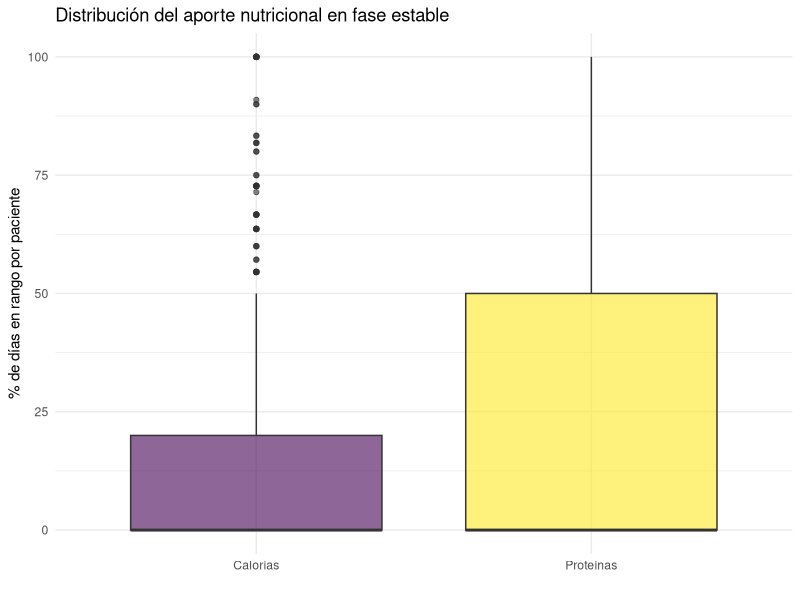
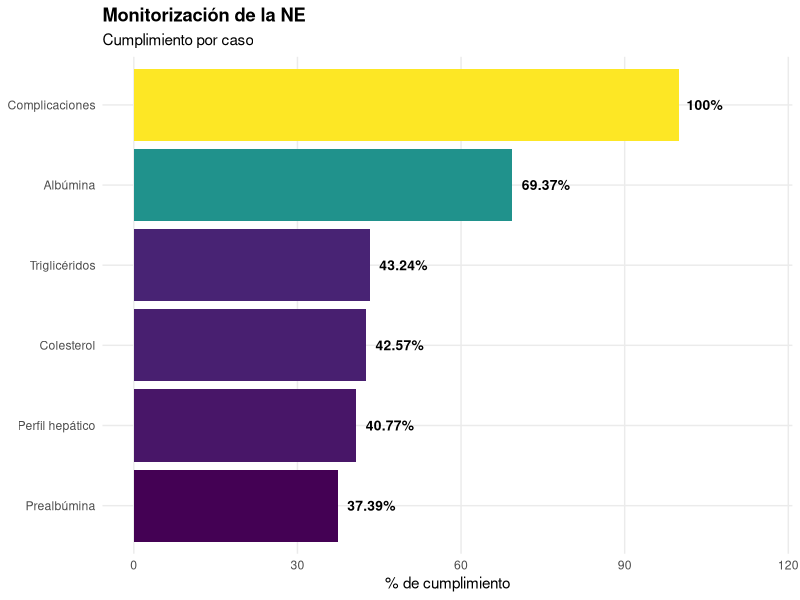

R code for these plots, in order:
## ---- chunk 1
require(knitr)

opts_chunk$set(echo = FALSE,
               warning = FALSE,
               message = FALSE,
               comment = "", 
               cache = TRUE,
               tidy = TRUE,
               prompt = FALSE,
               tidy.opts = list(width.cutoff = 72),
               fig.width = 7,
               fig.height = 6)

options(width = 75)

Sys.setlocale("LC_TIME", "C")
## ---- chunk 2
# ---- Instalación de paquetes ----
if (!require("haven")) {
  install.packages("haven")
}

library(haven)
library(dplyr)
library(lubridate)
library(knitr)
library(tidyr)
library(ggplot2)
library(viridis)


# ---- Preparación de los datos ----

# Carga de datos
datos <- read_sav("ENPIC_BMI_525.sav")

# Valores faltantes
datos <- datos %>% filter(!is.na(FINICNE2) | !is.na(FINICNPT2))

# Corrección de errores
datos$FINICNPT2[datos$IDICOMEP == 4007] <- 
  datos$FINICNPT2[datos$IDICOMEP == 4007] - lubridate::years(90)

datos$TIPO_SN_Grupo[datos$IDICOMEP == 34006] <- 3
datos$TIPO_SN_Grupo[datos$IDICOMEP == 34007] <- 3
## ---- chunk 3
# ---- I1. Identificación de enfermos en riesgo nutricional ----

resumen_i1 <- datos %>%
  # 1. Filtrado de pacientes con estancia > 48 h
  filter(DIASUCI >= 2) %>% # Todos
  
  # 2. Cálculo del porcentaje y los IC
  summarise(
    Indicador = "1. Riesgo nutricional",
    Numerador = sum(!is.na(NUTRIC_Score)),
    Denominador = n(),
    `Resultado (%)` = round((Numerador / Denominador) * 100, 2),
    `IC 95% (inf – sup)` = 
      sprintf("(%.2f – %.2f)", 
              prop.test(Numerador, Denominador)$conf.int[1] * 100, 
              prop.test(Numerador, Denominador)$conf.int[2] * 100),
    Estándar = "100%"
  )
## ---- chunk 4
# ---- I2. Valoración del estado nutricional ----

resumen_i2 <- datos %>%
  # 1. Filtrado de pacientes con riesgo nutricional (NUTRIC Score > 5)
  filter(NUTRIC_Score >= 5) %>%
  
  # 2. Cálculo del porcentaje y los IC
  summarise(
    Indicador = "2. Estado nutricional",
    Numerador = sum(!is.na(VGSING2)),
    Denominador = n(),
    `Resultado (%)` = round((Numerador / Denominador) * 100, 2),
    `IC 95% (inf – sup)` = 
      sprintf("(%.2f – %.2f)", 
              prop.test(Numerador, Denominador)$conf.int[1] * 100, 
              prop.test(Numerador, Denominador)$conf.int[2] * 100),
    Estándar = "100%"
  )
## ---- chunk 5
# ---- I4. Adecuación del aporte calórico y proteico ----

# Cálculos adicionales
datos <- datos %>%
  mutate(
    # 1. Cálculo del peso ideal y del peso ajustado
    Peso_ideal = 25 * (TALLA^2),
    Peso_ajustado = (PESOACT - Peso_ideal) * 0.33 + Peso_ideal,
    
    # 2. Peso a utilizar según IMC
    Peso_calculo = if_else(BMI < 30, PESOACT, Peso_ajustado),
    
    # 3. Media del aporte calórico los 3 primeros días
    Media_cal_aguda = 
      rowMeans(pick(num_range("CALORIA", 1:3)), na.rm = TRUE) / Peso_calculo,
    
    # 4. Media del aporte calórico a partir del 4º día
    Media_cal_estable = 
      rowMeans(pick(num_range("CALORIA", 4:14)), na.rm = TRUE) / Peso_calculo,
    
    # 3. Media del aporte proteico los 3 primeros días
    Media_prot_aguda = 
      rowMeans(pick(num_range("PROT", 1:3)), na.rm = TRUE) / Peso_calculo,
    
    # 4. Media del aporte proteico a partir del 4º día
    Media_prot_estable = 
      rowMeans(pick(num_range("PROT", 4:14)), na.rm = TRUE) / Peso_calculo
  )

# Aporte calórico
resumen_i4_cal <- datos %>%
  # 1. Filtrado de pacientes con datos en fase estable
  filter(!is.na(Media_cal_estable)) %>%
  
  # 2. Cálculo del porcentaje y los IC
  summarise(
    Indicador = "4a. Aporte calórico",
    Numerador = sum(Media_cal_estable >= 25 & Media_cal_estable <= 30, 
                    na.rm = TRUE),
    Denominador = n(),
    `Resultado (%)` = round((Numerador / Denominador) * 100, 2),
    `IC 95% (inf – sup)` = 
      sprintf("(%.2f – %.2f)", 
              prop.test(Numerador, Denominador)$conf.int[1] * 100, 
              prop.test(Numerador, Denominador)$conf.int[2] * 100),
    Estándar = ">80%"
  )

# Aporte proteico
resumen_i4_prot <- datos %>%
  # 1. Filtrado de pacientes con datos en fase estable
  filter(!is.na(Media_prot_estable)) %>%
  
  # 2. Cálculo del porcentaje y los IC
  summarise(
    Indicador = "4b. Aporte proteico",
    Numerador = sum(Media_prot_estable >= 1.3, na.rm = TRUE),
    Denominador = n(),
    `Resultado (%)` = round((Numerador / Denominador) * 100, 2),
    `IC 95% (inf – sup)` = 
      sprintf("(%.2f – %.2f)", 
              prop.test(Numerador, Denominador, p = 0.8)$conf.int[1] * 100, 
              prop.test(Numerador, Denominador, p = 0.8)$conf.int[2] * 100),
    Estándar = ">80%"
  )

resumen_i4 <- bind_rows(resumen_i4_cal, resumen_i4_prot)
rm(resumen_i4_cal, resumen_i4_prot)
## ---- chunk 6
# Análisis del error en el aporte calórico
error_cal <- datos %>%
  # 1. Filtrado de pacientes con datos en fase estable
  filter(!is.na(Media_cal_estable)) %>%
  
  # 2. Casos de error
  mutate(
    Categoria_cal = case_when(
      Media_cal_estable < 25 ~ "Hiponutrición",
      Media_cal_estable >= 25 & Media_cal_estable <= 30 ~ "Aporte adecuado",
      Media_cal_estable > 30 ~ "Hipernutrición"
    )
  ) %>%
  
  # 3. Resumen
  group_by(Categoria_cal) %>%
  summarise(
    Total_grupo = n(),
    Porcentaje = round(
      (Total_grupo / nrow(filter(datos, !is.na(Media_cal_estable)))) * 100, 2
    )
  )

kable(error_cal)
## ---- chunk 7
# Días dentro del rango objetivo (calorías)
datos <- datos %>%
  rowwise %>%
  mutate(
    # Días con datos (no NA)
    n_dias_cal = sum(!is.na(c_across(CALORIA4:CALORIA14))),
    
    # Días dentro del rango
    n_dias_rango_cal = sum(
      (c_across(CALORIA4:CALORIA14) / Peso_calculo) >= 25 &
        (c_across(CALORIA4:CALORIA14) / Peso_calculo) <= 30,
      na.rm = TRUE
    ),
    
    # Porcentaje de cumplimiento
    cumplimiento_cal = if_else(n_dias_cal > 0,
                           (n_dias_rango_cal / n_dias_cal) * 100,
                           NA_real_)
  ) %>%
  ungroup()

# Días dentro del rango objetivo (proteínas)
datos <- datos %>% 
  rowwise %>%
  mutate(
    # Días con datos (no NA)
    n_dias_prot = sum(!is.na(c_across(PROT4:PROT14))),
    
    # Días dentro del rango
    n_dias_rango_prot = sum(
      (c_across(PROT4:PROT14) / Peso_calculo) >= 1.3,
      na.rm = TRUE
    ),
    
    # Porcentaje de cumplimiento
    cumplimiento_prot = if_else(n_dias_prot > 0,
                           (n_dias_rango_prot / n_dias_prot) * 100,
                           NA_real_)
  ) %>%
  ungroup()

# Boxplot
datos_boxplot <- datos %>%
  select(cumplimiento_cal, cumplimiento_prot) %>%
  pivot_longer(cols = everything(),
               names_to = "Indicador",
               values_to = "Porcentaje") %>%
  mutate(Indicador = recode(Indicador,
                            "cumplimiento_cal" = "Calorías",
                            "cumplimiento_prot" = "Proteínas")) %>%
  filter(!is.na(Porcentaje))

ggplot(datos_boxplot, aes(x = Indicador, y = Porcentaje, fill = Indicador)) +
  geom_boxplot(alpha = 0.6) +
  scale_fill_viridis_d(option = "viridis") +
  labs(title = "Distribución del aporte nutricional en fase estable",
       y = "% de días en rango por paciente",
       x = "") +
  theme_minimal() +
  theme(legend.position = "none")
## ---- chunk 8
# ---- I6. Nutrición enteral precoz ----

resumen_i6 <- datos %>%
  # 1. Filtrado de pacientes con NE o NE-NPT e indicación de NE
  filter(TIPO_SN_Grupo %in% c(1, 3), !is.na(INDICA_NE)) %>%
  
  # 2. Cálculo del porcentaje y los IC
  summarise(
    Indicador = "6. NE precoz",
    Numerador = sum(SN_Menos48h == 1),
    Denominador = n(),
    `Resultado (%)` = round((Numerador / Denominador) * 100, 2),
    `IC 95% (inf – sup)` = 
      sprintf("(%.2f – %.2f)", 
              prop.test(Numerador, Denominador)$conf.int[1] * 100, 
              prop.test(Numerador, Denominador)$conf.int[2] * 100),
    Estándar = "100%"
  )
## ---- chunk 9
# ---- I7. Uso adecuado de NPT ----

resumen_i7 <- datos %>%
  # 1. Filtrado de pacientes que reciben NPT
  filter(!is.na(FINICNPT2)) %>%
  
  # 2. Cálculo del porcentaje y los IC
  summarise(
    Indicador = "7. NPT adecuada",
    Numerador = sum(!is.na(INDICA_NTP) | !is.na(INDICA_NTP_PocoAporte)),
    Denominador = n(),
    `Resultado (%)` = round((Numerador / Denominador) * 100, 2),
    `IC 95% (inf – sup)` = 
      sprintf("(%.2f – %.2f)", 
              prop.test(Numerador, Denominador, 0.9)$conf.int[1] * 100, 
              prop.test(Numerador, Denominador, 0.9)$conf.int[2] * 100),
    Estándar = ">90%"
  )
## ---- chunk 10
# ---- I8. Adecuación temporal de la NPC ----

resumen_i8 <- datos %>%
  # 1. Pacientes con NE o NE-NPT y valores registradps del 4º día 
  filter(TIPO_SN_Grupo %in% c(1, 3), !is.na(CALORIA4), !is.na(PROT4)) %>%
  
  # 2. Pacientes con <60% del aporte nutricional
  filter(CALORIA4 < (15 * Peso_calculo) | PROT4 < (0.8 * Peso_calculo)) %>%
  
  # 3. Tiempo hasta inicio de NPC
  mutate(
    FINICNE2 = ymd_hms(FINICNE2),
    FINICNPT2 = ymd_hms(FINICNPT2),
    dias_npc = as.numeric(difftime(FINICNPT2, FINICNE2, units = "days"))
  ) %>%
  
  # 4. Cálculo del porcentaje y los IC
  summarise(
    Indicador = "8. NPC adecuada",
    Numerador = sum(dias_npc <= 5, na.rm = TRUE),
    Denominador = n(),
    `Resultado (%)` = round((Numerador / Denominador) * 100, 2),
    `IC 95% (inf – sup)` = 
      sprintf("(%.2f – %.2f)", 
              prop.test(Numerador, Denominador, 0.9)$conf.int[1] * 100, 
              prop.test(Numerador, Denominador, 0.9)$conf.int[2] * 100),
    Estándar = ">90%"
  )
## ---- chunk 11
# ---- I9. Monitorización de la NE ----

resumen_i9 <- datos %>%
  # 1. Filtrado de pacientes con NE
  filter(!is.na(FINICNE2)) %>%
  
  # 2. Registro de complicaciones
  mutate(
    Reg_comp = if_else(
      !is.na(PVRGM100) & !is.na(PDANE) & !is.na(PCLOSTDIF) & 
        !is.na(PVOMITO) & !is.na(PBRONCOAS) & !is.na(PISQUINT), 
      1, 0, missing = 0
    )
  ) %>%
  
  # 3. Cumplimiento de controles
  mutate(
    # Triglicéridos
    Reg_trig = case_when(
      TIPO_SN_Grupo %in% c(1, 3) & TOTALNE2 >= 14 ~ 
        !is.na(TRIGLI7) & !is.na(TRIGLIA),
      TIPO_SN_Grupo %in% c(1, 3) & TOTALNE2 < 14 ~ 
        !is.na(TRIGLI7) | !is.na(TRIGLIA),
      TRUE ~ !is.na(TRIGLIA)
    ),
    
    # Colesterol
    Reg_col = case_when(
      TIPO_SN_Grupo %in% c(1, 3) & TOTALNE2 >= 14 ~ 
        !is.na(COLESTER7) & !is.na(COLESTERA),
      TIPO_SN_Grupo %in% c(1, 3) & TOTALNE2 < 14 ~ 
        !is.na(COLESTER7) | !is.na(COLESTERA),
      TRUE ~ !is.na(COLESTERA)
    ),
    
    # Albúmina
    Reg_alb = case_when(
      TIPO_SN_Grupo %in% c(1, 3) & TOTALNE2 >= 14 ~ 
        !is.na(ALBUMIN7) & !is.na(ALBUMINAA),
      TIPO_SN_Grupo %in% c(1, 3) & TOTALNE2 < 14 ~ 
        !is.na(ALBUMIN7) | !is.na(ALBUMINAA),
      TRUE ~ !is.na(ALBUMINAA)
    ),
    
    # Prealbúmina
    Reg_prealb = case_when(
      TIPO_SN_Grupo %in% c(1, 3) & TOTALNE2 >= 14 ~ 
        !is.na(PREALBU7) & !is.na(PREALBUA),
      TIPO_SN_Grupo %in% c(1, 3) & TOTALNE2 < 14 ~ 
        !is.na(PREALBU7) | !is.na(PREALBUA),
      TRUE ~ !is.na(PREALBUA)
    ),
    
    # Perfil hepático
    Reg_perf = case_when(
      TIPO_SN_Grupo %in% c(1, 3) & TOTALNE2 >= 14 ~
        !is.na(FALCALI7) & !is.na(FILIRUB7) & !is.na(GAMGT7) &
        !is.na(GOT7) & !is.na(GPT7) & !is.na(PROTT7) &
        !is.na(FALCALIA) & !is.na(FILIRUBA) & !is.na(GAMGTA) &
        !is.na(GOTA) & !is.na(GPTA) & !is.na(PROTTA),
      TIPO_SN_Grupo %in% c(1, 3) & TOTALNE2 < 14 ~ 
        (!is.na(FALCALI7) & !is.na(FILIRUB7) & !is.na(GAMGT7) &
           !is.na(GOT7) & !is.na(GPT7) & !is.na(PROTT7)) |
        (!is.na(FALCALIA) & !is.na(FILIRUBA) & !is.na(GAMGTA) &
           !is.na(GOTA) & !is.na(GPTA) & !is.na(PROTTA)),
      TRUE ~
        !is.na(FALCALIA) & !is.na(FILIRUBA) & !is.na(GAMGTA) &
        !is.na(GOTA) & !is.na(GPTA) & !is.na(PROTTA)
    )
  ) %>%
  
  # 4. Resumen de la monitorización
  mutate(
    Monitorizacion = if_else(
      Reg_comp == 1 & Reg_trig  & Reg_col  & Reg_alb  & Reg_prealb  & Reg_perf,
      1, 0, missing = 0
    )
  ) %>%
  
  # 5. Cálculo del porcentaje y los IC
  summarise(
    Indicador = "9. Monitorización NE",
    Numerador = sum(Monitorizacion == 1),
    Denominador = n(),
    `Resultado (%)` = round((Numerador / Denominador) * 100, 2),
    `IC 95% (inf – sup)` = 
      sprintf("(%.2f – %.2f)", 
              prop.test(Numerador, Denominador, 0.9)$conf.int[1] * 100, 
              prop.test(Numerador, Denominador, 0.9)$conf.int[2] * 100),
    Estándar = "100%"
  )
## ---- chunk 12
# Cálculo de porcentajes por control
datos_monitorizacion <- datos %>%
  # 1. Filtrado de pacientes con NE
  filter(!is.na(FINICNE2)) %>%
  
  # 2. Registro de complicaciones
  mutate(
    Reg_comp = if_else(
      !is.na(PVRGM100) & !is.na(PDANE) & !is.na(PCLOSTDIF) & 
        !is.na(PVOMITO) & !is.na(PBRONCOAS) & !is.na(PISQUINT), 
      1, 0, missing = 0
    )
  ) %>%
  
  # 3. Cumplimiento de controles
  mutate(
    # Triglicéridos
    Reg_trig = case_when(
      TIPO_SN_Grupo %in% c(1, 3) & TOTALNE2 >= 14 ~ 
        !is.na(TRIGLI7) & !is.na(TRIGLIA),
      TIPO_SN_Grupo %in% c(1, 3) & TOTALNE2 < 14 ~ 
        !is.na(TRIGLI7) | !is.na(TRIGLIA),
      TRUE ~ !is.na(TRIGLIA)
    ),
    
    # Colesterol
    Reg_col = case_when(
      TIPO_SN_Grupo %in% c(1, 3) & TOTALNE2 >= 14 ~ 
        !is.na(COLESTER7) & !is.na(COLESTERA),
      TIPO_SN_Grupo %in% c(1, 3) & TOTALNE2 < 14 ~ 
        !is.na(COLESTER7) | !is.na(COLESTERA),
      TRUE ~ !is.na(COLESTERA)
    ),
    
    # Albúmina
    Reg_alb = case_when(
      TIPO_SN_Grupo %in% c(1, 3) & TOTALNE2 >= 14 ~ 
        !is.na(ALBUMIN7) & !is.na(ALBUMINAA),
      TIPO_SN_Grupo %in% c(1, 3) & TOTALNE2 < 14 ~ 
        !is.na(ALBUMIN7) | !is.na(ALBUMINAA),
      TRUE ~ !is.na(ALBUMINAA)
    ),
    
    # Prealbúmina
    Reg_prealb = case_when(
      TIPO_SN_Grupo %in% c(1, 3) & TOTALNE2 >= 14 ~ 
        !is.na(PREALBU7) & !is.na(PREALBUA),
      TIPO_SN_Grupo %in% c(1, 3) & TOTALNE2 < 14 ~ 
        !is.na(PREALBU7) | !is.na(PREALBUA),
      TRUE ~ !is.na(PREALBUA)
    ),
    
    # Perfil hepático
    Reg_perf = case_when(
      TIPO_SN_Grupo %in% c(1, 3) & TOTALNE2 >= 14 ~
        !is.na(FALCALI7) & !is.na(FILIRUB7) & !is.na(GAMGT7) &
        !is.na(GOT7) & !is.na(GPT7) & !is.na(PROTT7) &
        !is.na(FALCALIA) & !is.na(FILIRUBA) & !is.na(GAMGTA) &
        !is.na(GOTA) & !is.na(GPTA) & !is.na(PROTTA),
      TIPO_SN_Grupo %in% c(1, 3) & TOTALNE2 < 14 ~ 
        (!is.na(FALCALI7) & !is.na(FILIRUB7) & !is.na(GAMGT7) &
           !is.na(GOT7) & !is.na(GPT7) & !is.na(PROTT7)) |
        (!is.na(FALCALIA) & !is.na(FILIRUBA) & !is.na(GAMGTA) &
           !is.na(GOTA) & !is.na(GPTA) & !is.na(PROTTA)),
      TRUE ~
        !is.na(FALCALIA) & !is.na(FILIRUBA) & !is.na(GAMGTA) &
        !is.na(GOTA) & !is.na(GPTA) & !is.na(PROTTA)
    )
  ) %>%
  
  # 4. Resumen de la monitorización
  mutate(
    Monitorizacion = if_else(
      Reg_comp == 1 & Reg_trig  & Reg_col  & Reg_alb  & Reg_prealb  & Reg_perf,
      1, 0, missing = 0
    )
  ) %>%
  
  # 5. Datos para el gráfico
  summarise(
    Complicaciones = mean(Reg_comp, na.rm = TRUE) * 100,
    Triglicéridos = mean(Reg_trig, na.rm = TRUE) * 100,
    Colesterol = mean(Reg_col, na.rm = TRUE) * 100,
    Albúmina = mean(Reg_alb, na.rm = TRUE) * 100,
    Prealbúmina = mean(Reg_prealb, na.rm = TRUE) * 100,
    `Perfil hepático` = mean(Reg_perf, na.rm = TRUE) * 100
  ) %>%
  
  pivot_longer(
    cols = everything(), names_to = "Control", values_to = "Porcentaje"
  )

# Gráfico de barras
ggplot(datos_monitorizacion, aes(x = reorder(Control, Porcentaje), 
                                 y = Porcentaje,
                                 fill = Porcentaje)) +
  geom_bar(stat = "identity", show.legend = FALSE) +
  scale_fill_viridis(option = "viridis") +
  coord_flip() +
  labs(
    title = "Monitorización de la NE",
    subtitle = "Cumplimiento por caso",
    x = NULL,
    y = "% de cumplimiento"
  ) +
  theme_minimal() +
  theme(
    panel.grid.minor = element_blank(),
    plot.title = element_text(face = "bold")
  ) +
  geom_text(aes(label = paste0(round(Porcentaje, 2), "%")),
            hjust = -0.2, size = 3.5, fontface = "bold") +
  ylim(0, 115)
## ---- chunk 13
# ---- I12. Disfunción hepática asociada a la NP ----

resumen_i12 <- datos %>%
  # 1. Filtrado de pacientes que reciben NPT durante al menos 7 días
  filter(TOTALNPT22 >= 7) %>%
  
  # 2. Pacientes con disfunción hepática según grupo
  mutate(
    Colestasis = case_when(
      TIPO_SN_Grupo %in% c(2, 4) ~ 
        (FALCALI7 > 280 | GAMGT7 > 50 | FILIRUB7 > 1.2 |
           FALCALIA > 280 | GAMGTA > 50 | FILIRUBA > 1.2),
      TRUE ~ (FALCALIA > 280 | GAMGTA > 50 | FILIRUBA > 1.2)
    ),
    
    Necrosis = case_when(
      TIPO_SN_Grupo %in% c(2, 4) ~
        ((GOT7 > 40 | GPT7 > 42) & (FILIRUB7 > 1.2 | INR7 > 1.4)) |
        ((GOTA > 40 | GPTA > 42) & (FILIRUBA > 1.2 | INRA > 1.4)),
      TRUE ~ ((GOTA > 40 | GPTA > 42) & (FILIRUBA > 1.2 | INRA > 1.4))
    ),
    
    Lesion_mixta = case_when(
      TIPO_SN_Grupo %in% c(2, 4) ~
        ((FALCALIA > 280 | GAMGTA > 50) & (GOTA > 40 | GPTA > 42)) |
        ((FALCALIA > 280 | GAMGTA > 50) & (GOTA > 40 | GPTA > 42)),
      TRUE ~ ((FALCALIA > 280 | GAMGTA > 50) & (GOTA > 40 | GPTA > 42))
    ),
    
    DHANP = if_else(Colestasis | Necrosis | Lesion_mixta, 1, 0)
  ) %>%
  
  # 3. Cálculo del porcentaje y los IC
  summarise(
    Indicador = "12. DHANP",
    Numerador = sum(DHANP == 1, na.rm = TRUE),
    Denominador = n(),
    `Resultado (%)` = round((Numerador / Denominador) * 100, 2),
    `IC 95% (inf – sup)` = 
      sprintf("(%.2f – %.2f)", 
              prop.test(Numerador, Denominador, 0.2)$conf.int[1] * 100, 
              prop.test(Numerador, Denominador, 0.2)$conf.int[2] * 100),
    Estándar = "<20%"
  )
## ---- chunk 14
# DHANP por diagnóstico
tipo_dhanp <- datos %>%
  # 1. Filtrado de pacientes que reciben NPT durante al menos 7 días
  filter(TOTALNPT22 >= 7) %>%
  
  # 2. Pacientes con disfunción hepática según grupo
  mutate(
    Colestasis = case_when(
      TIPO_SN_Grupo %in% c(2, 4) ~ 
        (FALCALI7 > 280 | GAMGT7 > 50 | FILIRUB7 > 1.2 |
           FALCALIA > 280 | GAMGTA > 50 | FILIRUBA > 1.2),
      TRUE ~ (FALCALIA > 280 | GAMGTA > 50 | FILIRUBA > 1.2)
    ),
    
    Necrosis = case_when(
      TIPO_SN_Grupo %in% c(2, 4) ~
        ((GOT7 > 40 | GPT7 > 42) & (FILIRUB7 > 1.2 | INR7 > 1.4)) |
        ((GOTA > 40 | GPTA > 42) & (FILIRUBA > 1.2 | INRA > 1.4)),
      TRUE ~ ((GOTA > 40 | GPTA > 42) & (FILIRUBA > 1.2 | INRA > 1.4))
    ),
    
    Lesion_mixta = case_when(
      TIPO_SN_Grupo %in% c(2, 4) ~
        ((FALCALIA > 280 | GAMGTA > 50) & (GOTA > 40 | GPTA > 42)) |
        ((FALCALIA > 280 | GAMGTA > 50) & (GOTA > 40 | GPTA > 42)),
      TRUE ~ ((FALCALIA > 280 | GAMGTA > 50) & (GOTA > 40 | GPTA > 42))
    ),
    
    DHANP = if_else(Colestasis | Necrosis | Lesion_mixta, 1, 0)
  ) %>%
  
  summarise(
   Colestasis = round(mean(Colestasis, na.rm = TRUE) * 100, 2),
   Necrosis = round(mean(Necrosis, na.rm = TRUE) * 100, 2),
   Mixta = round(mean(Lesion_mixta, na.rm = TRUE) * 100, 2)
  )

kable(tipo_dhanp)
## ---- chunk 15
# ---- Tabla resumen ----

# Tabla de indicadores
tabla_indicadores <- bind_rows(resumen_i1, resumen_i2, resumen_i4, resumen_i6,
                               resumen_i7, resumen_i8, resumen_i9, resumen_i12)

kable(tabla_indicadores)
